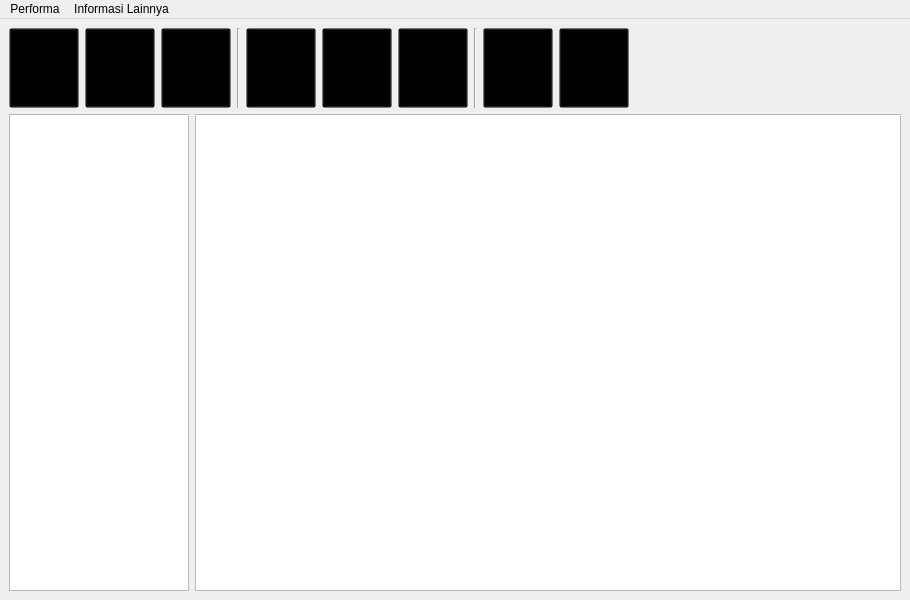
<?xml version="1.0" encoding="UTF-8"?>
<ui version="4.0">
 <class>MainWindow</class>
 <widget class="QMainWindow" name="MainWindow">
  <property name="geometry">
   <rect>
    <x>0</x>
    <y>0</y>
    <width>910</width>
    <height>600</height>
   </rect>
  </property>
  <property name="windowTitle">
   <string>MainWindow</string>
  </property>
  <widget class="QWidget" name="centralwidget">
   <layout class="QVBoxLayout" name="verticalLayout">
    <item>
     <layout class="QHBoxLayout" name="horizontalLayout">
      <item>
       <widget class="QToolButton" name="addJob">
        <property name="minimumSize">
         <size>
          <width>70</width>
          <height>80</height>
         </size>
        </property>
        <property name="maximumSize">
         <size>
          <width>70</width>
          <height>80</height>
         </size>
        </property>
        <property name="styleSheet">
         <string notr="true">background-color:transparent</string>
        </property>
        <property name="text">
         <string>Tambah File
atau Foto</string>
        </property>
        <property name="iconSize">
         <size>
          <width>40</width>
          <height>40</height>
         </size>
        </property>
        <property name="toolButtonStyle">
         <enum>Qt::ToolButtonStyle::ToolButtonTextUnderIcon</enum>
        </property>
       </widget>
      </item>
      <item>
       <widget class="QToolButton" name="deleteSelected">
        <property name="minimumSize">
         <size>
          <width>70</width>
          <height>80</height>
         </size>
        </property>
        <property name="maximumSize">
         <size>
          <width>70</width>
          <height>80</height>
         </size>
        </property>
        <property name="styleSheet">
         <string notr="true">background-color:transparent</string>
        </property>
        <property name="text">
         <string>Hapus File
Terpilih</string>
        </property>
        <property name="iconSize">
         <size>
          <width>40</width>
          <height>40</height>
         </size>
        </property>
        <property name="toolButtonStyle">
         <enum>Qt::ToolButtonStyle::ToolButtonTextUnderIcon</enum>
        </property>
       </widget>
      </item>
      <item>
       <widget class="QToolButton" name="cancelDeleteSelected">
        <property name="minimumSize">
         <size>
          <width>70</width>
          <height>80</height>
         </size>
        </property>
        <property name="maximumSize">
         <size>
          <width>70</width>
          <height>80</height>
         </size>
        </property>
        <property name="styleSheet">
         <string notr="true">background-color:transparent</string>
        </property>
        <property name="text">
         <string>Batal Hapus
File Terpilih</string>
        </property>
        <property name="iconSize">
         <size>
          <width>40</width>
          <height>40</height>
         </size>
        </property>
        <property name="toolButtonStyle">
         <enum>Qt::ToolButtonStyle::ToolButtonTextUnderIcon</enum>
        </property>
       </widget>
      </item>
      <item>
       <widget class="Line" name="line">
        <property name="orientation">
         <enum>Qt::Orientation::Vertical</enum>
        </property>
       </widget>
      </item>
      <item>
       <widget class="QToolButton" name="startVerify">
        <property name="minimumSize">
         <size>
          <width>70</width>
          <height>80</height>
         </size>
        </property>
        <property name="maximumSize">
         <size>
          <width>70</width>
          <height>80</height>
         </size>
        </property>
        <property name="styleSheet">
         <string notr="true">background-color:transparent</string>
        </property>
        <property name="text">
         <string>Verifikasi
File</string>
        </property>
        <property name="iconSize">
         <size>
          <width>40</width>
          <height>40</height>
         </size>
        </property>
        <property name="toolButtonStyle">
         <enum>Qt::ToolButtonStyle::ToolButtonTextUnderIcon</enum>
        </property>
       </widget>
      </item>
      <item>
       <widget class="QToolButton" name="startCompress">
        <property name="minimumSize">
         <size>
          <width>70</width>
          <height>80</height>
         </size>
        </property>
        <property name="maximumSize">
         <size>
          <width>70</width>
          <height>80</height>
         </size>
        </property>
        <property name="styleSheet">
         <string notr="true">background-color:transparent</string>
        </property>
        <property name="text">
         <string>Mulai
Kompresi</string>
        </property>
        <property name="iconSize">
         <size>
          <width>40</width>
          <height>40</height>
         </size>
        </property>
        <property name="toolButtonStyle">
         <enum>Qt::ToolButtonStyle::ToolButtonTextUnderIcon</enum>
        </property>
       </widget>
      </item>
      <item>
       <widget class="QToolButton" name="compressSettings">
        <property name="minimumSize">
         <size>
          <width>70</width>
          <height>80</height>
         </size>
        </property>
        <property name="maximumSize">
         <size>
          <width>70</width>
          <height>80</height>
         </size>
        </property>
        <property name="styleSheet">
         <string notr="true">background-color:transparent</string>
        </property>
        <property name="text">
         <string>Pengaturan
Kompresi</string>
        </property>
        <property name="iconSize">
         <size>
          <width>40</width>
          <height>40</height>
         </size>
        </property>
        <property name="toolButtonStyle">
         <enum>Qt::ToolButtonStyle::ToolButtonTextUnderIcon</enum>
        </property>
       </widget>
      </item>
      <item>
       <widget class="Line" name="line_2">
        <property name="orientation">
         <enum>Qt::Orientation::Vertical</enum>
        </property>
       </widget>
      </item>
      <item>
       <widget class="QToolButton" name="revealFile">
        <property name="minimumSize">
         <size>
          <width>70</width>
          <height>80</height>
         </size>
        </property>
        <property name="maximumSize">
         <size>
          <width>70</width>
          <height>80</height>
         </size>
        </property>
        <property name="styleSheet">
         <string notr="true">background-color:transparent</string>
        </property>
        <property name="text">
         <string>Tunjukkan
File</string>
        </property>
        <property name="iconSize">
         <size>
          <width>40</width>
          <height>40</height>
         </size>
        </property>
        <property name="toolButtonStyle">
         <enum>Qt::ToolButtonStyle::ToolButtonTextUnderIcon</enum>
        </property>
       </widget>
      </item>
      <item>
       <widget class="QToolButton" name="reloadTable">
        <property name="minimumSize">
         <size>
          <width>70</width>
          <height>80</height>
         </size>
        </property>
        <property name="maximumSize">
         <size>
          <width>70</width>
          <height>80</height>
         </size>
        </property>
        <property name="styleSheet">
         <string notr="true">background-color:transparent</string>
        </property>
        <property name="text">
         <string>Refresh
Tabel</string>
        </property>
        <property name="iconSize">
         <size>
          <width>40</width>
          <height>40</height>
         </size>
        </property>
        <property name="toolButtonStyle">
         <enum>Qt::ToolButtonStyle::ToolButtonTextUnderIcon</enum>
        </property>
       </widget>
      </item>
      <item>
       <spacer name="horizontalSpacer">
        <property name="orientation">
         <enum>Qt::Orientation::Horizontal</enum>
        </property>
        <property name="sizeHint" stdset="0">
         <size>
          <width>869</width>
          <height>20</height>
         </size>
        </property>
       </spacer>
      </item>
     </layout>
    </item>
    <item>
     <layout class="QHBoxLayout" name="horizontalLayout_2">
      <item>
       <widget class="QTreeView" name="pageNavigator">
        <property name="maximumSize">
         <size>
          <width>180</width>
          <height>16777215</height>
         </size>
        </property>
       </widget>
      </item>
      <item>
       <widget class="QTableView" name="universalTableView"/>
      </item>
     </layout>
    </item>
   </layout>
  </widget>
  <widget class="QMenuBar" name="menubar">
   <property name="geometry">
    <rect>
     <x>0</x>
     <y>0</y>
     <width>910</width>
     <height>22</height>
    </rect>
   </property>
   <widget class="QMenu" name="menuPengaturan">
    <property name="title">
     <string>Performa</string>
    </property>
    <widget class="QMenu" name="menuJumlah_CPU_Digunakan">
     <property name="title">
      <string>Jumlah CPU Digunakan</string>
     </property>
     <addaction name="actionDiatur_Otomatis"/>
     <addaction name="actionDitentukan_Pengguna"/>
    </widget>
    <widget class="QMenu" name="menuMulai_Otomatis">
     <property name="title">
      <string>Mulai Otomatis</string>
     </property>
     <addaction name="actionJalankan_Aplikasi_Saat_Perangkat_Dimulai"/>
     <addaction name="actionTidak_Ditentukan"/>
    </widget>
    <addaction name="menuJumlah_CPU_Digunakan"/>
    <addaction name="separator"/>
    <addaction name="menuMulai_Otomatis"/>
   </widget>
   <widget class="QMenu" name="menuTentang">
    <property name="title">
     <string>Informasi Lainnya</string>
    </property>
    <widget class="QMenu" name="menuDibuat_oleh_Hattaakim">
     <property name="title">
      <string>Dibuat oleh @Hattaakim</string>
     </property>
     <addaction name="actionHalaman_Github"/>
     <addaction name="actionHalaman_Instagram"/>
     <addaction name="actionHubungi_Developer_Email"/>
    </widget>
    <addaction name="actionTentang_Aplikasi"/>
    <addaction name="menuDibuat_oleh_Hattaakim"/>
   </widget>
   <addaction name="menuPengaturan"/>
   <addaction name="menuTentang"/>
  </widget>
  <action name="actionDiatur_Otomatis">
   <property name="text">
    <string>Ditentukan Otomatis</string>
   </property>
  </action>
  <action name="actionDitentukan_Pengguna">
   <property name="text">
    <string>Ditentukan Pengguna</string>
   </property>
  </action>
  <action name="actionJalankan_Aplikasi_Saat_Perangkat_Dimulai">
   <property name="text">
    <string>Jalankan Aplikasi Saat Perangkat Dimulai</string>
   </property>
  </action>
  <action name="actionTidak_Ditentukan">
   <property name="text">
    <string>Tidak Ditentukan</string>
   </property>
  </action>
  <action name="actionTentang_Aplikasi">
   <property name="text">
    <string>Tentang Aplikasi</string>
   </property>
  </action>
  <action name="actionHalaman_Github">
   <property name="text">
    <string>Halaman Github</string>
   </property>
  </action>
  <action name="actionHalaman_Instagram">
   <property name="text">
    <string>Halaman Instagram</string>
   </property>
  </action>
  <action name="actionHubungi_Developer_Email">
   <property name="text">
    <string>Hubungi Developer (Email)</string>
   </property>
  </action>
 </widget>
 <resources/>
 <connections/>
</ui>
